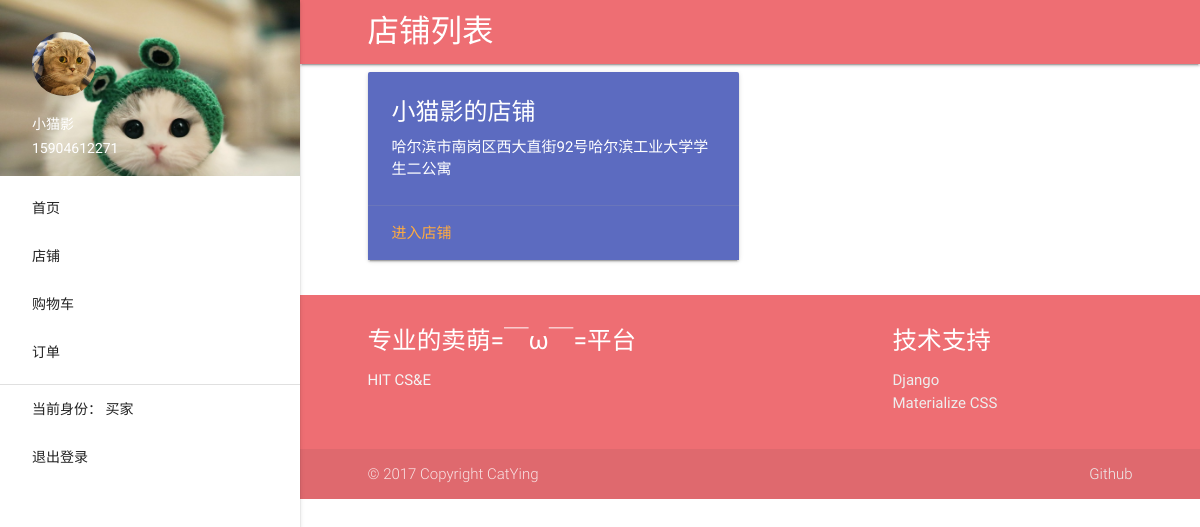
The app's page /shop/list/ (signed in) with its own data.
### authentication/models.py (models this page shows, shortened)
class MyUser(models.Model):
    user = models.OneToOneField(User)
    nickname = models.CharField(max_length=64)
    real_info = models.OneToOneField(RealInfo, blank=True, null=True)
    cellphone = models.CharField(max_length=16)
    address = models.CharField(max_length=512, blank=True)
    head_img = models.ImageField(upload_to='image/%Y/%m/%d', null=True)
    level = models.IntegerField(default=1)
    current_stage = models.IntegerField(default=1)
    face_token = models.CharField(max_length=256, blank=True, null=True)

### shop/views.py (the view)
class ShopListView(FrontMixin, ListView):
    template_name = 'shop/list.html'
    model = MyUser
    context_object_name = 'myuser_list'
    def get_queryset(self):
        return MyUser.objects.filter(level__gte=3)

### authentication/mixin.py (called while the page is built)
    def get_context_data(self, **kwargs):
        context = super(AuthMixin, self).get_context_data(**kwargs)
        if self.request.user.is_authenticated():
            myuser = self.request.user.myuser
            context['myuser'] = myuser
        return context

### website/mixin.py (called while the page is built)
    def get_context_data(self, **kwargs):
        return super(FrontMixin, self).get_context_data(**kwargs)

### templates/shop/list.html (shortened to what this page needs)
{% extends 'base.html' %}
{% load staticfiles %}
{% block navhead %}店铺列表{% endblock %}
{% block content %}
    <div class="container">
        <div class="row">
            {% for myuser in myuser_list %}
                <div class="col s12 m6">
                    <div class="card indigo  lighten-1">
                        <div class="card-content white-text">
                            <span class="card-title">{{ myuser.nickname }}的店铺</span>
                            <p>{{ myuser.address }}</p>
                        </div>
                        <div class="card-action">
                            <a href="{% url 'shop-detail' myuser.pk %}">进入店铺</a>
                        </div>
                    </div>
                </div>
            {% endfor %}
        </div>
    </div>
{% endblock %}

### templates/base.html (shortened to what this page needs)
{% load staticfiles %}
<!doctype html>
<html lang="zh-CN">
<head>
    <link rel="stylesheet" href="{% static 'css/materialize.css' %}">
</head>
<body>
<header>
    <div class="container">
        <ul id="slide-out" class="side-nav fixed">
            <li>
                <div class="userView">
                    <div class="background">
                        <img src="{% static 'imgs/71b2cbb3ly1fdkd6l6eikj21kw13u474.jpg' %}" style="max-width: 300px">
                    </div>
                    {% if myuser %}
                        <a href="#"><img class="circle" src="{% url 'media' myuser.head_img %}"></a>
                        <a href="#"><span class="white-text name">{{ myuser.nickname }}</span></a>
                        <a href="#"><span class="white-text email">{{ myuser.cellphone }}</span></a>
                    {% else %}
                        <a href="#"><img class="circle" src="{% static "imgs/20130121222641_Hd5xE.jpeg" %}"></a>
                        <a href="#"><span class="white-text name">登录查看更多</span></a>
                        <a href="#"><span class="white-text email">喵~</span></a>
                    {% endif %}
                </div>
            </li>
            <li><a href="{% url 'index' %}" class="waves-effect">首页</a></li>
            <li><a href="{% url 'list' %}" class="waves-effect">店铺</a></li>
            <li><a href="{%  url 'cart' %}" class="waves-effect">购物车</a></li>
            <li><a href="{% url 'order' %}" class="waves-effect">订单</a></li>
            <li>
                <div class="divider"></div>
            </li>
            {% if myuser %}
                <li><a class="waves-effect" id="identify">当前身份：
                    {% if myuser.current_stage == 1 %}
                        买家
                    {% elif myuser.current_stage == 2 %}
                        寄养用户
                    {% elif myuser.current_stage == 3 %}
                        店家
                    {% elif myuser.current_stage == 4 %}
                        超管
                    {% endif %}
                </a></li>
                <li><a class="waves-effect" href="{% url 'logout' %}">退出登录</a></li>
            {% else %}
                <li><a href="{% url 'login' %}">登录</a></li>
                <li><a href="{% url 'register' %}">注册</a></li>
            {% endif %}
        </ul>
    </div>
</header>
<main>
    <nav>
        <div class="container">
            <div class="nav-wrapper">
                <a href="#" class="brand-logo">{% block navhead %}{% endblock %}</a>
            </div>
        </div>
    </nav>
    {% block content %}
    {% endblock %}
</main>
<footer class="page-footer">
    <div class="container">
        <div class="row">
            <div class="col l6 s12">
                <h5 class="white-text">专业的卖萌=￣ω￣=平台</h5>
                <p class="grey-text text-lighten-4">HIT CS&E</p>
            </div>
            <div class="col l4 offset-l2 s12">
                <h5 class="white-text">技术支持</h5>
                <ul>
                    <li><a class="grey-text text-lighten-3" href="https://djangoproject.com">Django</a></li>
                    <li><a class="grey-text text-lighten-3" href="http://www.materializecss.cn/">Materialize CSS</a>
                    </li>
                </ul>
            </div>
        </div>
    </div>
    <div class="footer-copyright">
        <div class="container">
            © 2017 Copyright CatYing
            <a class="grey-text text-lighten-3 right" href="https://github.com/catying">Github</a>
        </div>
    </div>
</footer>
</body>
</html>

### templates/base.html (style rules this page uses)
header, main, footer { padding-left: 300px; }

### records on screen
MyUser: head_img (picture), nickname "小猫影", cellphone "15904612271", address "哈尔滨市南岗区西大直街92号哈尔滨工业大学学生二公寓"
